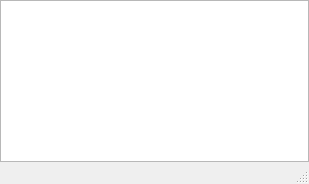
<?xml version="1.0" encoding="UTF-8"?>
<ui version="4.0">
 <class>CompleterWindow</class>
 <widget class="QDialog" name="CompleterWindow">
  <property name="geometry">
   <rect>
    <x>0</x>
    <y>0</y>
    <width>309</width>
    <height>184</height>
   </rect>
  </property>
  <property name="windowTitle">
   <string notr="true">SQLiteStudio completer</string>
  </property>
  <property name="sizeGripEnabled">
   <bool>true</bool>
  </property>
  <layout class="QVBoxLayout" name="verticalLayout_3">
   <property name="spacing">
    <number>0</number>
   </property>
   <property name="leftMargin">
    <number>0</number>
   </property>
   <property name="topMargin">
    <number>0</number>
   </property>
   <property name="rightMargin">
    <number>0</number>
   </property>
   <property name="bottomMargin">
    <number>0</number>
   </property>
   <item>
    <widget class="QStackedWidget" name="modeStack">
     <widget class="QWidget" name="codeMode">
      <layout class="QVBoxLayout" name="verticalLayout">
       <property name="spacing">
        <number>0</number>
       </property>
       <property name="leftMargin">
        <number>0</number>
       </property>
       <property name="topMargin">
        <number>0</number>
       </property>
       <property name="rightMargin">
        <number>0</number>
       </property>
       <property name="bottomMargin">
        <number>0</number>
       </property>
       <item>
        <widget class="CompleterView" name="list">
         <property name="alternatingRowColors">
          <bool>true</bool>
         </property>
        </widget>
       </item>
      </layout>
     </widget>
     <widget class="QWidget" name="snippetMode">
      <layout class="QVBoxLayout" name="verticalLayout_2">
       <property name="spacing">
        <number>0</number>
       </property>
       <property name="leftMargin">
        <number>0</number>
       </property>
       <property name="topMargin">
        <number>0</number>
       </property>
       <property name="rightMargin">
        <number>0</number>
       </property>
       <property name="bottomMargin">
        <number>0</number>
       </property>
       <item>
        <widget class="QListWidget" name="snippets"/>
       </item>
      </layout>
     </widget>
    </widget>
   </item>
   <item>
    <widget class="QStatusBar" name="status"/>
   </item>
  </layout>
 </widget>
 <customwidgets>
  <customwidget>
   <class>CompleterView</class>
   <extends>QListView</extends>
   <header>completer/completerview.h</header>
  </customwidget>
 </customwidgets>
 <resources/>
 <connections/>
</ui>
